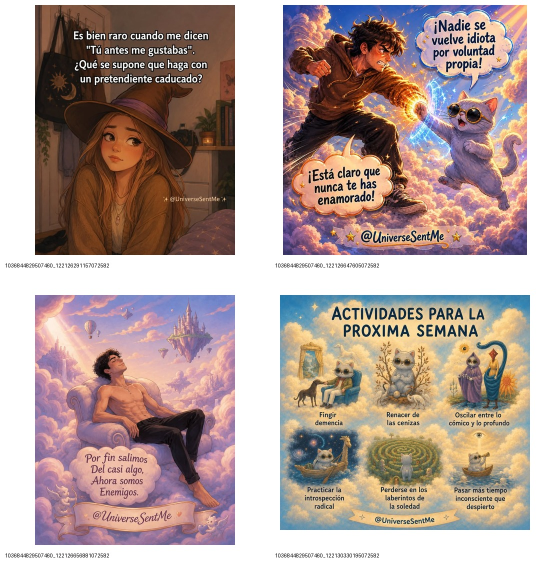
#> input picture Operations/Research/June_Humor_Sexual_Acido_ContactSheets/humor_sexual_acid_contact_1.jpg, 1080 x 1160 px, given as the content of the folder growth-os/Operations/Research/June_Humor_Sexual_Acido_Images, which was not available (shown at 1/2 size)
$ python create_sexual_acid_contact_sheets.py
#> lines starting #> are read from the running program, lines starting #| are printed output that depends on the picture; pictures that were not available may be replaced by others from this repository, and a replacement may not be noted
from pathlib import Path
from PIL import Image,ImageDraw,ImageFont
root=Path('/home/ubuntu/universe-sent-me-growth-os'); src=root/'Operations/Research/June_Humor_Sexual_Acido_Images'; out=root/'Operations/Research/June_Humor_Sexual_Acido_ContactSheets'; out.mkdir(exist_ok=True)
files=sorted(src.glob('*.jpg')); font=ImageFont.load_default()
for start in range(0,len(files),4):
 batch=files[start:start+4]; sheet=Image.new('RGB',(1080,1160),'#ddd')
#> after `sheet = Image.new('RGB', (1080, 1160), '#ddd')`: sheet: PIL image 1080x1160 RGB; every value is 221
 for i,f in enumerate(batch):
  im=Image.open(f).convert('RGB'); im.thumbnail((500,500)); card=Image.new('RGB',(540,580),'white'); card.paste(im,((540-im.width)//2,10)); ImageDraw.Draw(card).text((10,525),f.stem,fill='black',font=font); sheet.paste(card,((i%2)*540,(i//2)*580))
#> further down, im is the input picture: PIL image 1080x1160 RGB; mean R, G, B 179.9, 159.8, 154.3
#> after `im.thumbnail((500, 500))`:
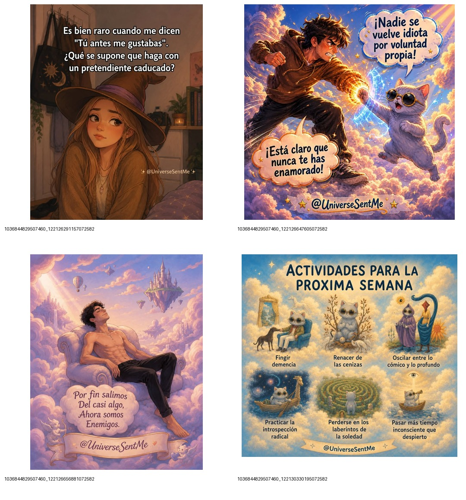
#> im: PIL image 466x500 RGB; mean R, G, B 179.9, 159.8, 154.2
#> after `card = Image.new('RGB', (540, 580), 'white')`: card: PIL image 540x580 RGB; every value is 255
#> after `card.paste(im, ((540 - im.width) // 2, 10))`:
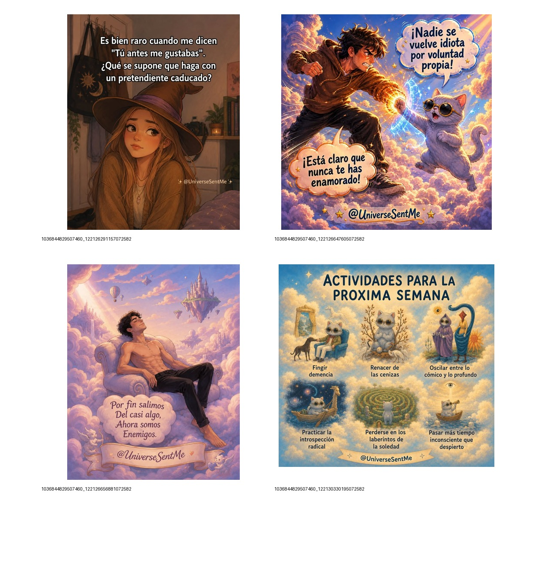
#> card: PIL image 540x580 RGB; mean R, G, B 199.1, 184.2, 180
#> after `sheet.paste(card, (i % 2 * 540, i // 2 * 580))`:
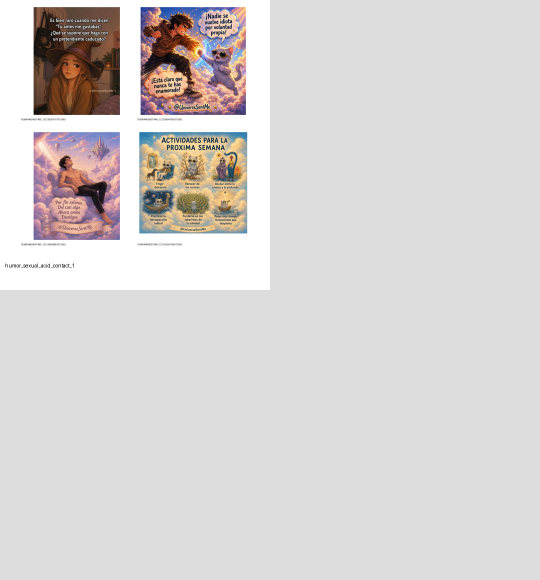
#> sheet: PIL image 1080x1160 RGB (shown at 1/2 size); mean R, G, B 215.5, 211.7, 210.7
 p=out/f'humor_sexual_acid_contact_{start//4+1}.jpg'; sheet.save(p,quality=92); print(p)
